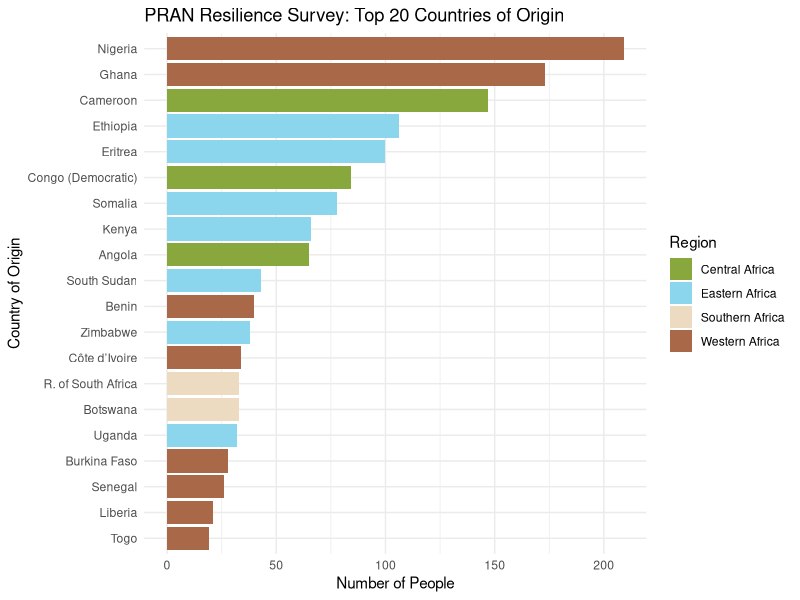
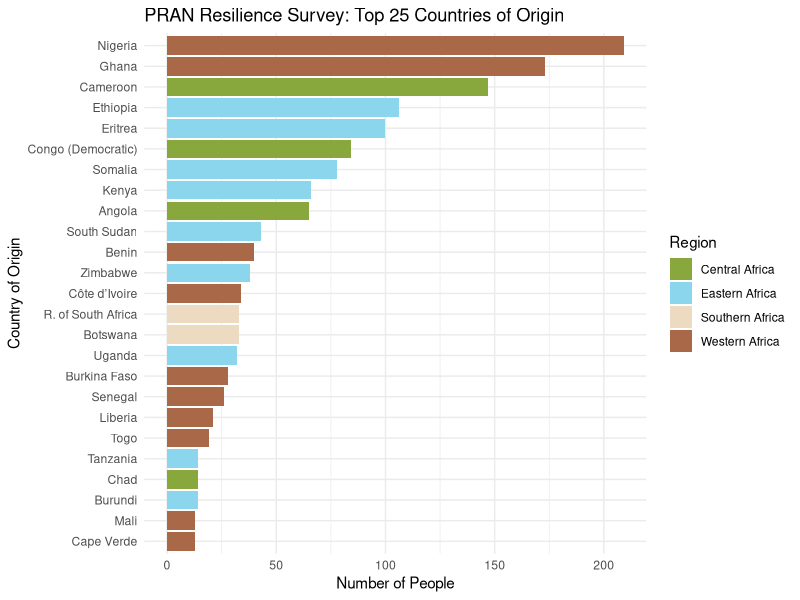
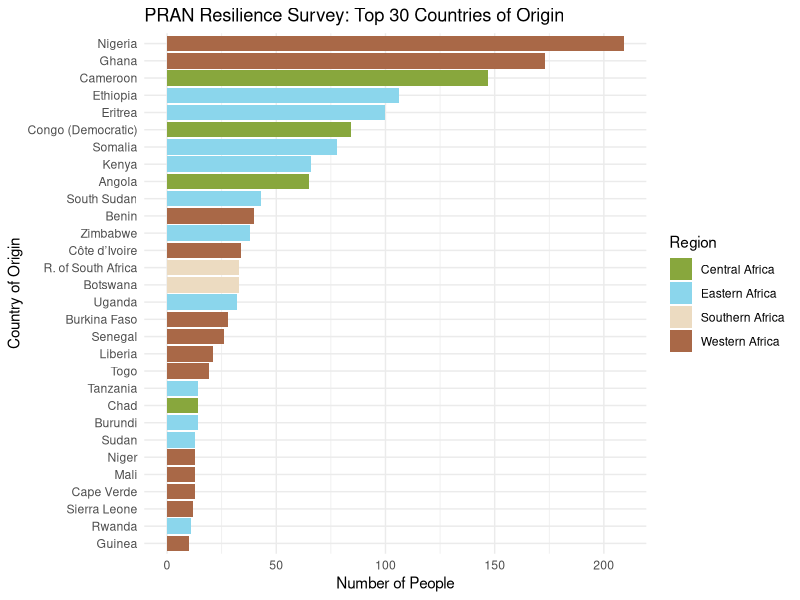
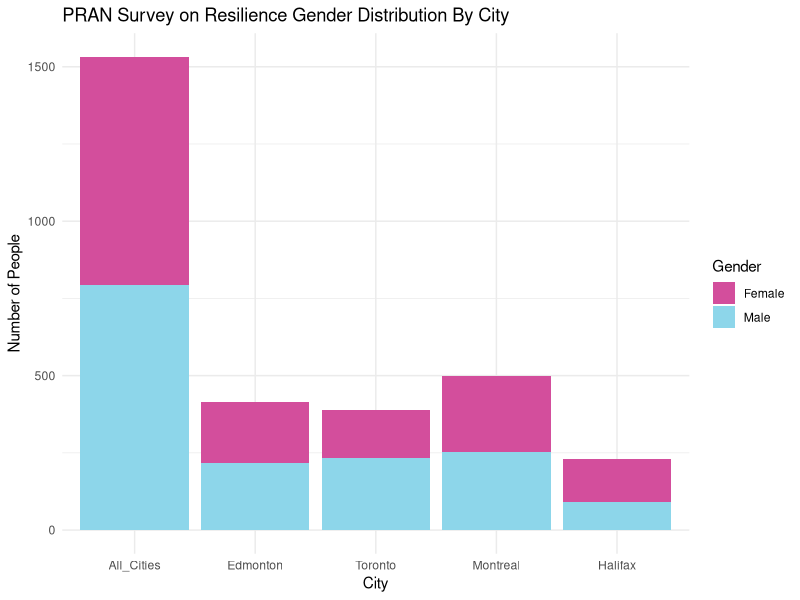
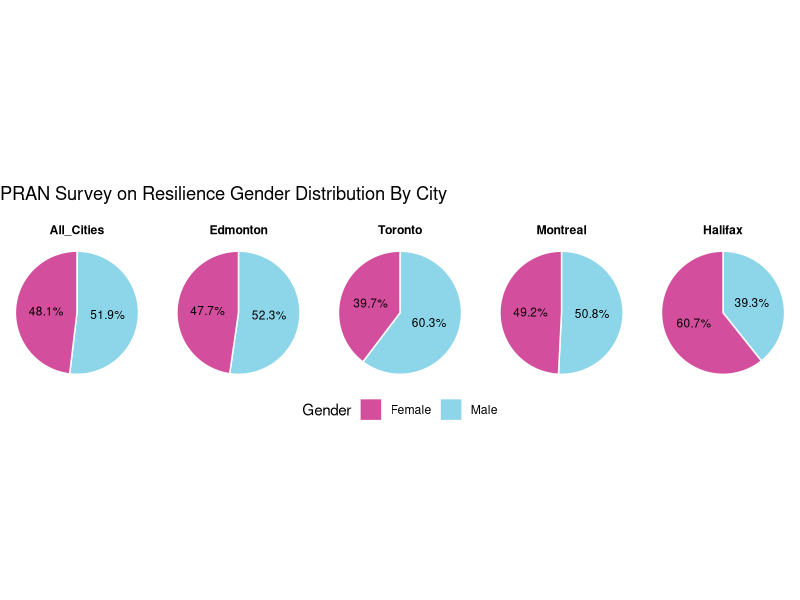
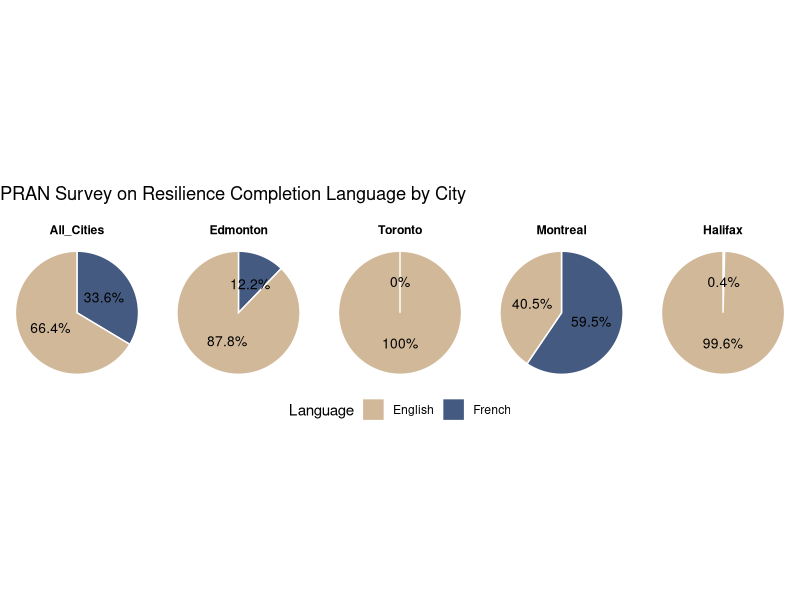

The R source for these figures, in order:
library(ggplot2)
library(tidyverse)

##########################
# By Country
##########################
country_data <- data.frame(
  Country = c("Angola", "Benin", "Botswana", "Burkina Faso", "Burundi", "Cameroon", "Cape Verde", 
              "Central African Republic", "Chad", "Comoros", "Congo (Brazzaville)", "Congo (Democratic)", 
              "Côte d’Ivoire", "Djibouti", "Equatorial Guinea", "Eritrea", "Ethiopia", "Gabon", 
              "The Gambia", "Ghana", "Guinea", "Guinea-Bissau", "Kenya", "Lesotho", "Liberia", 
              "Madagascar", "Malawi", "Mali", "Mauritania", "Mauritius", "Mozambique", "Namibia", 
              "Niger", "Nigeria", "Réunion", "Rwanda", "Sao Tome", "Senegal", "Seychelles", 
              "Sierra Leone", "Somalia", "R. of South Africa", "Sudan", "South Sudan", "Swaziland/Eswatini", 
              "Tanzania", "Togo", "Uganda", "Western Sahara", "Zambia", "Zimbabwe"),
  Total = c(
    65, 40, 33, 28, 14, 147, 13, 5, 14, 0, 
    7, 84, 34, 1, 1, 100, 106, 9, 3, 173, 10, 
    0, 66, 7, 21, 2, 4, 13, 0, 1, 0, 2, 13, 209, 
    0, 11, 1, 26, 2, 12, 78, 33, 13, 43, 0, 14, 19, 
    32, 0, 1, 38
  ),
  Percentage = c(
    4.2, 2.6, 2.1, 1.8, 0.9, 9.5, 0.8, 0.3, 0.9, 0.0,
    0.5, 5.4, 2.2, 0.1, 0.1, 6.5, 6.8, 0.6, 0.2, 11.2,
    0.6, 0.0, 4.3, 0.5, 1.4, 0.1, 0.3, 0.8, 0.0, 0.1,
    0.0, 0.1, 0.8, 13.5, 0.0, 0.7, 0.1, 1.7, 0.1, 0.8,
    5.0, 2.1, 0.8, 2.8, 0.0, 0.9, 1.2, 2.1, 0.0, 0.1,
    2.5
  ),
  Regions = c("Central Africa", "Western Africa", "Southern Africa", "Western Africa", "Eastern Africa", 
              "Central Africa", "Western Africa", "Central Africa", "Central Africa", "Eastern Africa",
              "Central Africa", "Central Africa", "Western Africa", "Eastern Africa", "Central Africa",
              "Eastern Africa", "Eastern Africa", "Central Africa", "Western Africa", "Western Africa",
              "Western Africa", "Western Africa", "Eastern Africa", "Southern Africa", "Western Africa",
              "Eastern Africa", "Eastern Africa", "Western Africa", "Western Africa", "Eastern Africa",
              "Eastern Africa", "Southern Africa", "Western Africa", "Western Africa", "Eastern Africa",
              "Eastern Africa", "Central Africa", "Western Africa", "Eastern Africa", "Western Africa",
              "Eastern Africa", "Southern Africa", "Eastern Africa", "Eastern Africa", "Southern Africa",
              "Eastern Africa", "Western Africa", "Eastern Africa", "Northern Africa", "Eastern Africa",
              "Eastern Africa"
              )
)

# Top 20 countries by Total
top20 <- country_data %>%
  arrange(desc(Total)) %>%
  slice_head(n = 20)

# Top 25 countries by Total
top25 <- country_data %>%
  arrange(desc(Total)) %>%
  slice_head(n = 25)

# Top 30 countries by Total
top30 <- country_data %>%
  arrange(desc(Total)) %>%
  slice_head(n = 30)

# Region Colors
region_colors <- c(
  "Western Africa" = "#a96847",
  "Eastern Africa" = "#8bd6ec",
  "Central Africa" = "#88a73d",
  "Southern Africa" = "#ecdbc1"
)

#1 (top 20)
ggplot(top20, aes(x = reorder(Country, Total), y = Total, fill = Regions)) +
  geom_bar(stat = "identity") +
  coord_flip() +
  scale_fill_manual(values = region_colors) +
  labs(
    title = "PRAN Resilience Survey: Top 20 Countries of Origin",
    x = "Country of Origin",
    y = "Number of People",
    fill = "Region"
  ) +
  theme_minimal()

#2 (top 25)
ggplot(top25, aes(x = reorder(Country, Total), y = Total, fill = Regions)) +
  geom_bar(stat = "identity") +
  coord_flip() +
  scale_fill_manual(values = region_colors) +
  labs(
    title = "PRAN Resilience Survey: Top 25 Countries of Origin",
    x = "Country of Origin",
    y = "Number of People",
    fill = "Region"
  ) +
  theme_minimal()

#3 (top 30)
ggplot(top30, aes(x = reorder(Country, Total), y = Total, fill = Regions)) +
  geom_bar(stat = "identity") +
  coord_flip() +
  scale_fill_manual(values = region_colors) +
  labs(
    title = "PRAN Resilience Survey: Top 30 Countries of Origin",
    x = "Country of Origin",
    y = "Number of People",
    fill = "Region"
  ) +
  theme_minimal()



##########################
# By Gender
##########################
# Gender Data
gender_dataCount <- data.frame(
  Gender = c("Male", "Female"),
  Montreal = c(254, 246),
  Edmonton = c(217, 198),
  Toronto = c(234, 154),
  Halifax = c(90, 139),
  All_Cities = c(795, 737),
  stringsAsFactors = FALSE
)

# Reshape data to long format
gender_long <- gender_dataCount %>%
  pivot_longer(cols = -Gender, names_to = "City", values_to = "Count")

# Order based on Heidi's Instruction
gender_long$City <- factor(gender_long$City, 
                           levels = c("All_Cities", "Edmonton",
                                      "Toronto", "Montreal",
                                      "Halifax"))

# Stacked Bar Chart
ggplot(gender_long, aes(x = City, y = Count, fill = Gender)) +
  geom_bar(stat = "identity") +
  labs(title = "PRAN Survey on Resilience Gender Distribution By City",
       x = "City",
       y = "Number of People",
       fill = "Gender") +
  theme_minimal() +
  scale_fill_manual(values = c("Male" = "#8DD6EA", "Female" = "#d34e9c"))

gender_long <- gender_long %>%
  group_by(City) %>%
  mutate(
    Percentage = Count / sum(Count) * 100,
    Label = paste0(round(Percentage, 1), "%"),
    ypos = cumsum(Percentage) - 0.5 * Percentage  # for label position
  )

# Order based on Heidi's Instruction
gender_long$City <- factor(gender_long$City, 
                              levels = c("All_Cities", "Edmonton",
                                         "Toronto", "Montreal",
                                         "Halifax"))
# Pie Chart (messing around)
ggplot(gender_long, aes(x = "", y = Percentage, fill = Gender)) +
  geom_bar(stat = "identity", width = 1, color = "white") +
  geom_text(aes(y = ypos, label = Label), color = "black", size = 3) +
  coord_polar("y", start = 0) +
  facet_grid(. ~ City) +
  theme_void() +
  labs(title = "PRAN Survey on Resilience Gender Distribution By City\n", fill = "Gender") +
  scale_fill_manual(values = c("Male" = "#8DD6EA", "Female" = "#d34e9c")) +
  theme(
    strip.text = element_text(face = "bold"),
    legend.position = "bottom"
  )


##########################
# By Language
##########################
# Language Data
language_data <- data.frame(
  Language = c("English", "French"),
  Montreal = c(205, 301),
  Edmonton = c(366, 51),
  Toronto = c(390, 0),
  Halifax = c(234, 1),
  All_Cities = c(595, 301),
  stringsAsFactors = FALSE
)

# Reshape to long format
language_long <- pivot_longer(language_data, 
                              -Language, names_to = "City", 
                              values_to = "Count")

# Calculate percentages and label positions
language_long <- language_long %>%
  group_by(City) %>%
  arrange(desc(Language)) %>%
  mutate(
    Percentage = Count / sum(Count) * 100,
    Label = paste0(round(Percentage, 1), "%"),
    cumulative = cumsum(Percentage),
    midpoint = cumulative - Percentage / 2
  )

# Order based on Heidi's Instruction
language_long$City <- factor(language_long$City, 
                           levels = c("All_Cities", "Edmonton",
                                      "Toronto", "Montreal",
                                      "Halifax"))

# Language Pie Chart by City
ggplot(language_long, aes(x = "", y = Percentage, fill = Language)) +
  geom_bar(stat = "identity", width = 1, color = "white") +
  geom_text(aes(y = midpoint, label = Label), color = "black", size = 3.5) +
  coord_polar("y", start = 0) +
  facet_grid(. ~ City) +
  theme_void() +
  labs(title = "PRAN Survey on Resilience Completion Language by City\n", fill = "Language") +
  scale_fill_manual(values = c("English" = "#d1b899", "French" = "#445a80")) +
  theme(
    strip.text = element_text(face = "bold"),
    legend.position = "bottom"
  )
